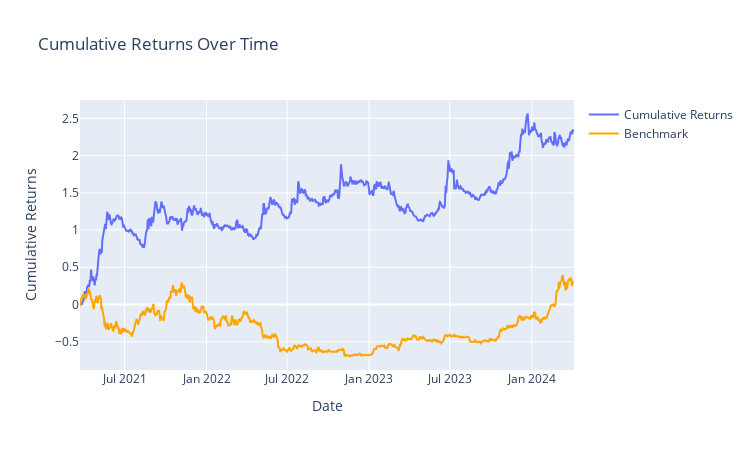
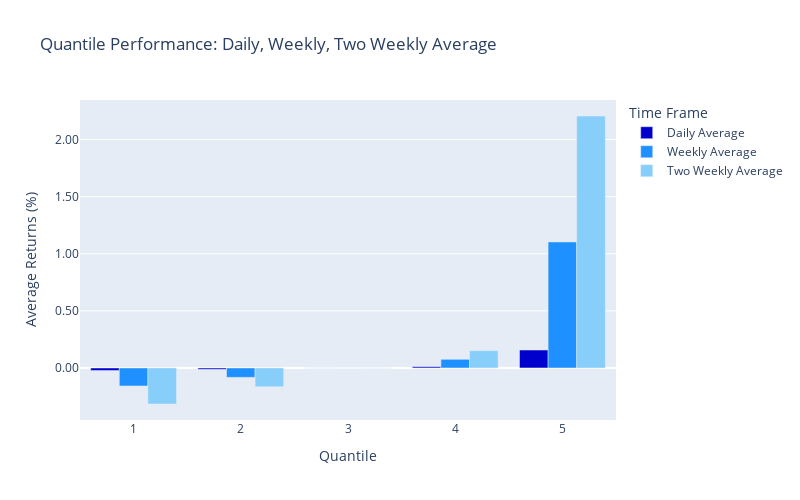
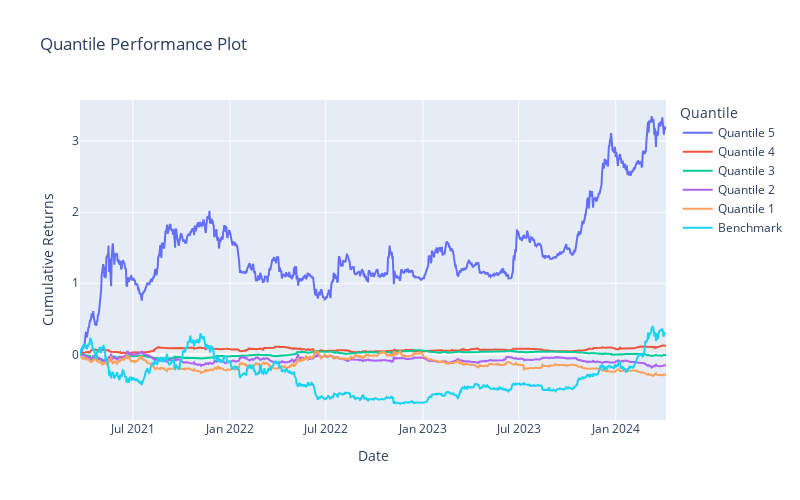

Write notebook code for charts like these, in order.
### Markdown cell above
### Momentum Factor

### Code cell
sum_ret_factor = returns.rolling(window=20).sum().dropna()
factor = sum_ret_factor
sum_ret_returns_by_period, _ = PerformanceGenerator(factor = factor, 
                                            expreturn = expreturn,
                                            strategy = 'LS',
                                            buy_fee = 0.04/100,
                                            sell_fee = 0.04/100,
                                            start_time = start_time ,
                                            end_time = end_time,
                                            period_of_year = 365,
                                            benchmark = Benchmark
                                            ).backtest()
FactorAnalysisTool(factor = factor, 
                    expreturn = expreturn,
                    strategy = 'LS',
                    buy_fee = 0,#.04/100,
                    sell_fee = 0,#.04/100,
                    start_time = start_time ,
                    end_time = end_time,
                    period_of_year = 365,
                    benchmark = Benchmark
                    ).quantile_analysis(5)

### Figure 1 — Plotly figure (JSON) as saved in the notebook; plotly's stock layout.template omitted (floating-point values rounded to 4 significant figures; data arrays with more than 128 entries replaced by an {"elided": "..."} marker saying what was removed)
{"data": [{"mode": "lines", "name": "Cumulative Returns", "type": "scatter", "x": {"elided": "1110 str values"}, "y": {"elided": "1110 float values"}}, {"line": {"color": "#FFA500"}, "mode": "lines", "name": "Benchmark", "type": "scatter", "x": {"elided": "1110 str values"}, "y": {"elided": "1110 float values"}}], "layout": {"height": 450, "title": {"text": "Cumulative Returns Over Time"}, "width": 750, "xaxis": {"title": {"text": "Date"}}, "yaxis": {"title": {"text": "Cumulative Returns"}}}}

### Figure 2 — Plotly figure (JSON) as saved in the notebook; plotly's stock layout.template omitted (floating-point values rounded to 4 significant figures)
{"data": [{"marker": {"color": "MediumBlue"}, "name": "Daily Average", "type": "bar", "x": [5, 4, 3, 2, 1], "y": [0.1571, 0.0108, -4.426e-05, -0.01171, -0.02247]}, {"marker": {"color": "DodgerBlue"}, "name": "Weekly Average", "type": "bar", "x": [5, 4, 3, 2, 1], "y": [1.103, 0.07579, -0.0003107, -0.08217, -0.1577]}, {"marker": {"color": "LightSkyBlue"}, "name": "Two Weekly Average", "type": "bar", "x": [5, 4, 3, 2, 1], "y": [2.206, 0.1516, -0.0006214, -0.1643, -0.3154]}], "layout": {"barmode": "group", "height": 500, "legend": {"title": {"text": "Time Frame"}}, "title": {"text": "Quantile Performance: Daily, Weekly, Two Weekly Average"}, "width": 800, "xaxis": {"title": {"text": "Quantile"}}, "yaxis": {"tickformat": ".2f", "title": {"text": "Average Returns (%)"}}}}

### Figure 3 — Plotly figure (JSON) as saved in the notebook; plotly's stock layout.template omitted (floating-point values rounded to 4 significant figures; data arrays with more than 128 entries replaced by an {"elided": "..."} marker saying what was removed)
{"data": [{"mode": "lines", "name": "Quantile 5", "type": "scatter", "x": {"elided": "1110 str values"}, "y": {"elided": "1110 float values"}}, {"mode": "lines", "name": "Quantile 4", "type": "scatter", "x": {"elided": "1110 str values"}, "y": {"elided": "1110 float values"}}, {"mode": "lines", "name": "Quantile 3", "type": "scatter", "x": {"elided": "1110 str values"}, "y": {"elided": "1110 float values"}}, {"mode": "lines", "name": "Quantile 2", "type": "scatter", "x": {"elided": "1110 str values"}, "y": {"elided": "1110 float values"}}, {"mode": "lines", "name": "Quantile 1", "type": "scatter", "x": {"elided": "1110 str values"}, "y": {"elided": "1110 float values"}}, {"mode": "lines", "name": "Benchmark", "type": "scatter", "x": {"elided": "1110 str values"}, "y": {"elided": "1110 float values"}}], "layout": {"height": 500, "legend": {"title": {"text": "Quantile"}}, "title": {"text": "Quantile Performance Plot"}, "width": 800, "xaxis": {"title": {"text": "Date"}}, "yaxis": {"title": {"text": "Cumulative Returns"}}}}
